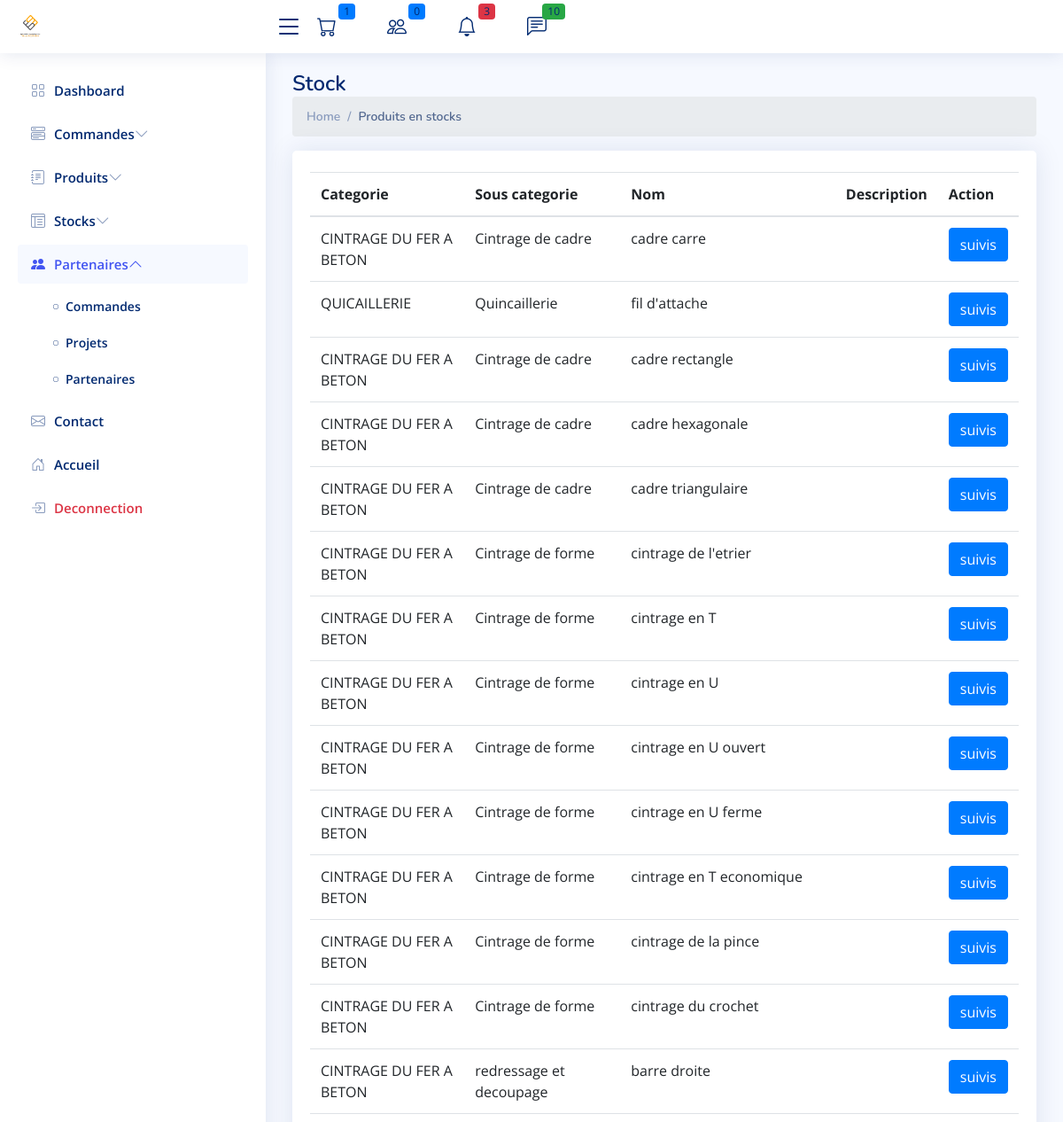
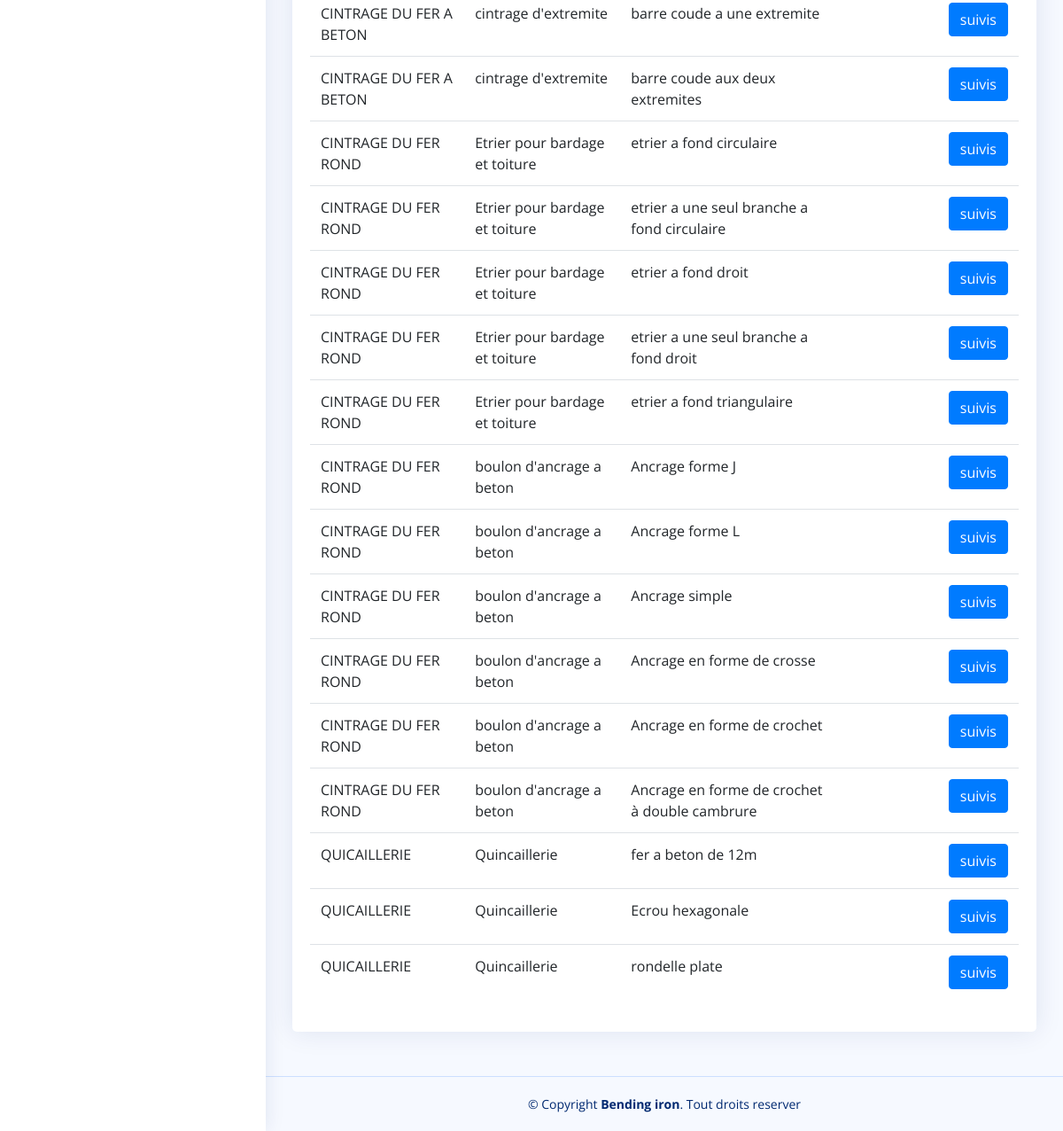
Page /cpanel/stocks/produits-en-stock on the committed database (2 pictures, top to bottom).
### produits/models.py (models this page shows, shortened)
class Produit(models.Model):
    SOUS_CATEGORIE = [
        ('Etrier pour bardage et toiture','Etrier pour bardage et toiture'),
        ('boulon d\'ancrage a beton','boulon d\'ancrage a beton'),
        ('cintrage d\'extremite','Cintrage d extremite'),
        ('redressage et decoupage','Redressage et decoupage'),
        ('Cintrage de cadre','Cintrage de Cadre'),
        ('Cintrage de forme','Cintrage de Forme'),
        ('Quincaillerie','Quincaillerie'),
    ]
    categorie=models.ForeignKey(Categorie, related_name='categorie',on_delete=models.CASCADE)
    nom = models.CharField(max_length=255)
    sous_categorie = models.CharField(max_length=255,choices=SOUS_CATEGORIE,null=True,blank=True)#valeur facultative
    imageshop3d=models.ImageField(upload_to='produits/images')
    imageshop2d=models.ImageField(upload_to='produits/images')
    image_sous_categorie = models.ImageField(upload_to='produits/images',null=True,blank=True)
    name_page = models.CharField(max_length=255)
    Description = models.TextField(max_length=400,null=True,blank=True)#valeur facultative
    class Meta:
        constraints = [
            models.UniqueConstraint(fields=['sous_categorie','nom'],name='unique_sous_categorie_nom')
        ]

class Categorie(models.Model):
    libelle = models.CharField(max_length=255)
    image = models.ImageField(upload_to='produits/images',null=True,blank=True)
    def __str__(self):
        return f'{self.libelle}'

### admin_site/views.py (the view)
# urls.py: path('stocks/produits-en-stock',ListProduits.as_view() ,name='admin.stock.list'),
class ListProduits(ListView):
    model=Produit
    context_object_name = 'produits'
    template_name = "stocks/list.html"

### contact/context_processor.py (called while the page is built)
def unread_messages(request):
    pass
    unread_messages =Contact.get_unread_messages()
    return {
        'unread_messages_count': unread_messages.count(),
        'unread_messages': unread_messages,
    }

### contact/models.py (called while the page is built)
    @staticmethod
    def get_unread_messages():
        return Contact.objects.filter(is_read=False).order_by('-created_at').all()

### fer/context_processors.py (called while the page is built)
def seuil_critique_count(request):
    seuil_count = sum(1 for fer in Fer.objects.all() if fer.sueil_atteint)
    return {
        'fer_seuil_critique_count': seuil_count
    }

### fer/models.py (called while the page is built)
    @property
    def longueur_totale(self):
        total = self.mouvement_set.annotate(
            total_longueur=ExpressionWrapper(F('longueur_m') * F('quantite'), output_field=DecimalField())
        ).aggregate(longueur_totale=Sum('total_longueur'))['longueur_totale']
        return total or 0

    @property
    def sueil_atteint(self):
       if self.longueur_totale < self.longueur_critique :
           return True
       else :
           return False

### produits/models.py (called while the page is built)
    @property
    def prix_utile(self):
        return self.prix/12000

### usesOrders/context_proccessor.py (called while the page is built)
def panier_count(request):
    if request.user.is_authenticated:
        panier = Cart.objects.filter(user=request.user).first()
        if panier :
            items=CartItem.objects.filter(cart_id=panier.id)
            total_articles = items.count()
            if total_articles :
                total_articles = items.count()
            else :
                total_articles = 0
        else:
         total_articles = 0
    else:
        total_articles = 0  # Si l'utilisateur n'est pas connecté, il n'y a pas de panier
    return {'panier_count': total_articles,}

def commandes_en_attente(request):
    nb_en_attente = 0
    commandes = Order.objects.all()
    for commande in commandes:
        dernier_traiment = Traiment.objects.filter(order=commande).order_by('-created_at').first()
        if dernier_traiment and dernier_traiment.statut == 'en_attente':
            nb_en_attente += 1
    return {
        'nb_order': nb_en_attente
    }

### admin_site/templates/stocks/list.html (shortened to what this page needs)
{% extends '../app.html' %}
{% block 'content' %}
{% load static %}
<main id="main" class="main">
  <div class="pagetitle">
    <h1>Stock</h1>
    <nav>
      <ol class="breadcrumb">
        <li class="breadcrumb-item"><a href="/">Home</a></li>
        <li class="breadcrumb-item active">Produits en stocks</li>
      </ol>
    </nav>
  </div>
  <section class="section">
    <div class="row">
      <div class="col-lg-12">
        <div class="card">
          <div class="card-body">
            <br>
            <table class="table datatable">
              <thead>
                <tr>
                  <th>Categorie</th>
                  <th>Sous categorie</th>
                  <th>Nom</th>
                  <th>Description</th>
                  <th>Action</th>
                </tr>
              </thead>
              <tbody>
                {% for produit in produits %}
                <tr>
                  <td>{{produit.categorie}}</td>
                  <td>{{produit.sous_categorie}}</td>
                  <td>{{produit.nom}}</td>
                  <td>{{produit.description}}</td>
                  <td class="">
                    <a href="" class='btn btn-primary'>suivis</a>
                  </td>
                </tr>
                {% endfor %}
              </tbody>
            </table>
          </div>
        </div>
      </div>
    </div>
  </section>
</main>
{%endblock%}

### staticfiles/admin/assets/css/style.css (style rules this page uses)
:root { scroll-behavior: smooth; }
body { font-family: "Open Sans", sans-serif; background: #f6f9ff; color: #444444; }
a { color: #4154f1; text-decoration: none; }
h1, h2, h3, h4, h5, h6 { font-family: "Nunito", sans-serif; }
#main { margin-top: 60px; padding: 20px 30px; transition: all 0.3s; }
.pagetitle { margin-bottom: 10px; }
.pagetitle h1 { font-size: 24px; margin-bottom: 0; font-weight: 600; color: #012970; }
.card { margin-bottom: 30px; border: none; border-radius: 5px; box-shadow: 0px 0 30px rgba(1, 41, 112, 0.1); }
.card-body { padding: 0 20px 20px 20px; }
.breadcrumb { font-size: 14px; font-family: "Nunito", sans-serif; color: #899bbd; font-weight: 600; }
.breadcrumb a { color: #899bbd; transition: 0.3s; }
.breadcrumb .breadcrumb-item::before { color: #899bbd; }
.breadcrumb .active { color: #51678f; font-weight: 600; }
@media (min-width: 1200px) { #main, #footer { margin-left: 300px; } }

### rows in the picture
Produit: categorie "CINTRAGE DU FER A BETON", sous_categorie "Cintrage de cadre", nom "cadre carre"
Produit: categorie "QUICAILLERIE", sous_categorie "Quincaillerie", nom "fil d'attache"
Produit: categorie "CINTRAGE DU FER A BETON", sous_categorie "Cintrage de cadre", nom "cadre rectangle"
Produit: categorie "CINTRAGE DU FER A BETON", sous_categorie "Cintrage de cadre", nom "cadre hexagonale"
Produit: categorie "CINTRAGE DU FER A BETON", sous_categorie "Cintrage de cadre", nom "cadre triangulaire"
Produit: categorie "CINTRAGE DU FER A BETON", sous_categorie "Cintrage de forme", nom "cintrage de l'etrier"
Produit: categorie "CINTRAGE DU FER A BETON", sous_categorie "Cintrage de forme", nom "cintrage en T"
Produit: categorie "CINTRAGE DU FER A BETON", sous_categorie "Cintrage de forme", nom "cintrage en U"
Produit: categorie "CINTRAGE DU FER A BETON", sous_categorie "Cintrage de forme", nom "cintrage en U ouvert"
Produit: categorie "CINTRAGE DU FER A BETON", sous_categorie "Cintrage de forme", nom "cintrage en U ferme"
Produit: categorie "CINTRAGE DU FER A BETON", sous_categorie "Cintrage de forme", nom "cintrage en T economique"
Produit: categorie "CINTRAGE DU FER A BETON", sous_categorie "Cintrage de forme", nom "cintrage de la pince"
Produit: categorie "CINTRAGE DU FER A BETON", sous_categorie "Cintrage de forme", nom "cintrage du crochet"
Produit: categorie "CINTRAGE DU FER A BETON", sous_categorie "redressage et decoupage", nom "barre droite"
Produit: categorie "CINTRAGE DU FER A BETON", sous_categorie "cintrage d'extremite", nom "barre coude a une extremite"
Produit: categorie "CINTRAGE DU FER A BETON", sous_categorie "cintrage d'extremite", nom "barre coude aux deux extremites"
Produit: categorie "CINTRAGE DU FER ROND", sous_categorie "Etrier pour bardage et toiture", nom "etrier a fond circulaire"
Produit: categorie "CINTRAGE DU FER ROND", sous_categorie "Etrier pour bardage et toiture", nom "etrier a une seul branche a fond circulaire"
Produit: categorie "CINTRAGE DU FER ROND", sous_categorie "Etrier pour bardage et toiture", nom "etrier a fond droit"
Produit: categorie "CINTRAGE DU FER ROND", sous_categorie "Etrier pour bardage et toiture", nom "etrier a une seul branche a fond droit"
Produit: categorie "CINTRAGE DU FER ROND", sous_categorie "Etrier pour bardage et toiture", nom "etrier a fond triangulaire"
Produit: categorie "CINTRAGE DU FER ROND", sous_categorie "boulon d'ancrage a beton", nom "Ancrage forme J"
Produit: categorie "CINTRAGE DU FER ROND", sous_categorie "boulon d'ancrage a beton", nom "Ancrage forme L"
Produit: categorie "CINTRAGE DU FER ROND", sous_categorie "boulon d'ancrage a beton", nom "Ancrage simple"
Produit: categorie "CINTRAGE DU FER ROND", sous_categorie "boulon d'ancrage a beton", nom "Ancrage en forme de crosse"
Produit: categorie "CINTRAGE DU FER ROND", sous_categorie "boulon d'ancrage a beton", nom "Ancrage en forme de crochet"
Produit: categorie "CINTRAGE DU FER ROND", sous_categorie "boulon d'ancrage a beton", nom "Ancrage en forme de crochet à double cambrure"
Produit: categorie "QUICAILLERIE", sous_categorie "Quincaillerie", nom "fer a beton de 12m"
Produit: categorie "QUICAILLERIE", sous_categorie "Quincaillerie", nom "Ecrou hexagonale"
Produit: categorie "QUICAILLERIE", sous_categorie "Quincaillerie", nom "rondelle plate"

### other values in the picture
{{ nb_order }} "1"
{{ fer_seuil_critique_count }} "3"
{{ unread_messages_count }} "10"
